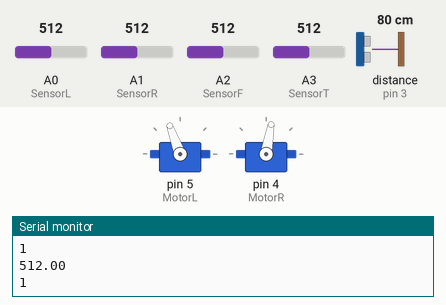
Recording of a sketch running on a simulated Arduino Uno, built with avr-gcc and run on an emulated ATmega328P. Parts: 2 × servo, the last lines printed to the serial monitor. Wiring (inferred from the names in the program): ultrasonic range finder: trigger pin 2; echo pin 3. The inputs (shaded band) are chosen by the test bench; at power-on: distance to the obstacle (sensor on pin 3) 80 cm, A3 (SensorT) = 512, A0 (SensorL) = 512, A1 (SensorR) = 512, A2 (SensorF) = 512. The echo pulse lasts 58.3 µs per cm; random numbers use the default seed unless the sketch sets one.

Above: at 0.97 s.
1.3 s: distance to the obstacle (sensor on pin 3) set to 12 cm
At 1.5 s:
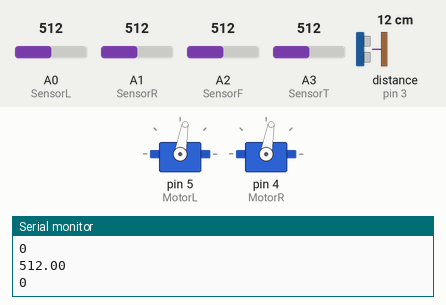
4.3 s: distance to the obstacle (sensor on pin 3) set to 9 cm
At 5.0 s:
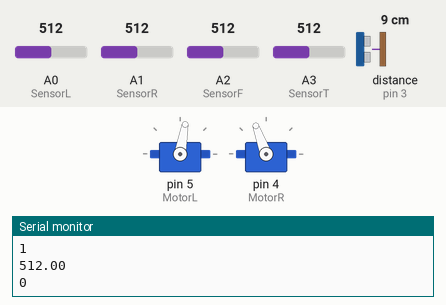
7.3 s: A3 (SensorT) set to 603
10.3 s: A3 (SensorT) set to 622
11.8 s: A3 (SensorT) set to 306
At 14.7 s:
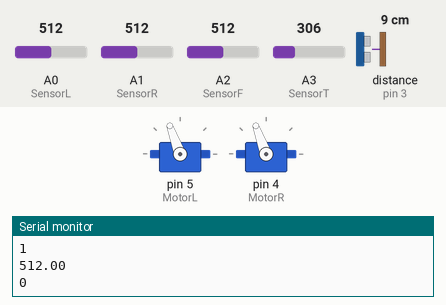
14.8 s: A3 (SensorT) set to 716
Timing chart, 0 to 17.3 s (numbered marks = the images above; inputs shaded):
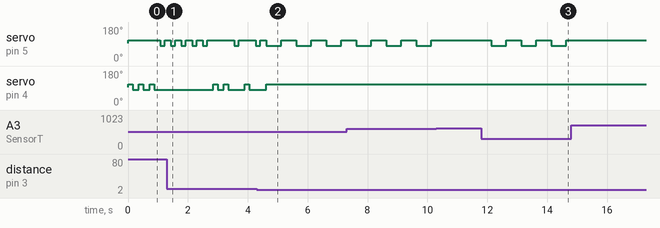

The sketch:

RobotControl_WorkingCommented_6lightsensor_1rangefinder_stop.ino
```cpp
//////////////////////

// This code controls a light-folowing robot which uses an array of light sensor and proximity dectetors to follow light projected on the floor.
// Left and right sensors detect the direction of light, front and back make sure the robot is facing the right way, the range finder prevents the robot
// from bashing against the wall

// SET UP ////////////////////////////////////////////////////////////////////////
#define trigPin 2   // Trigger pin for ultrasound range finder
#define echoPin 3   // Echo pin for ultrasound range finder

// Variables
const int MotorPulse  = 500;  // Motor TTL pulse frequency

// Constants
const int SensorL     = A0;  // Left Light sensor pin
const int SensorR     = A1;  // Right Light sensor pin
const int SensorF     = A2;  // Front Light sensor pin
const int SensorT     = A3;  // Tail Light sensor pin


// Flags
float LeftValue          = 0;   // Flag for readout Left light Sensor
float RightValue         = 0;   // Flag for readout Right light Sensor
float FrontValue         = 0;   // Flag for readout Middle light Sensor
float TailValue          = 0;   // Flag for readout Middle light Sensor
float LeftSpeed          = 1;   // Flag Speed changes MotorPulse to modulate speed
float RightSpeed         = 1;   // Flag Speed changes MotorPulse to modulate speed
int LeftDel              = 0;   // Flag used to modulate left motor speed
int RightDel             = 0;   // Flag used to modulate right motor speed
int FrontDel             = 0;   // Flag used to modulate input from front light sensor
int TailDel              = 0;   // Flag used to modulate input from back light sensor
float TotLight           = 0.0; // Flag used to keep track of total light measured
float ServoMiddle        = 95.0;  // Flag used to modulate servo velocety depending of orientation
float Range              = 15.0;  // Flag used to measure range distance
int DirectionChoice      = 0;     // Flag used to choose direction when random choice is neessary

// Set up servo control
#include <Servo.h>
Servo MotorL;  // create servo object to control a servo
Servo MotorR;  // create servo object to control a servo
int pos = 0;    // variable to store the servo position


// SETUP  //////////////////////////////////////////////////////////////////////////
void setup() {
  MotorL.attach(5);             // Define Left motor
  MotorR.attach(4);             // Define Right motor
  MotorL.write(ServoMiddle);    // Start Left motor
  MotorR.write(ServoMiddle);    // Start Left motor

  // Pin mode for range finder
  pinMode(trigPin, OUTPUT);
  pinMode(echoPin, INPUT);

  // Set up serial monitor
  Serial.begin(9600);
}


// LOOOOOP   /////////////////////////////////////////////////////////////////////////
void loop() {

  ///////// Check input from range finder ///////
  float duration, distance; // Send echo pulse
  digitalWrite(trigPin, LOW);
  delayMicroseconds(2);

  digitalWrite(trigPin, HIGH);
  delayMicroseconds(10);
  digitalWrite(trigPin, LOW);

  duration = pulseIn(echoPin, HIGH); // Determine distance
  distance = (duration / 2) * 0.0344;


  ///////// Read light sensor values and adjust motor speed ///////
  LeftValue = analogRead(SensorL);
  RightValue = analogRead(SensorR);
  FrontValue = analogRead(SensorF);
  TailValue = analogRead(SensorT);
  TotLight = LeftValue + RightValue;

  // Make decision
  if ( (TailValue - FrontValue) / FrontValue > 0.2) {
    // You passed the light, go back
    MotorL.write(110);
    MotorR.write(110);
    delay(750);
  }
  else {
    if ( distance > 10 ) {
      // Not too close to a wall, follow the light!

      // Caluclate how to adjust motor speed to follow light
      LeftDel = (6 * (pow(RightValue / TotLight, 4) * Range) + ServoMiddle);
      RightDel = (ServoMiddle - (6 * pow(LeftValue / TotLight, 4) * Range));

      if (LeftDel > 110)
      {
        LeftDel = 110;
      }
      if (RightDel < 80)
      {
        RightDel = 80;
      }


      Serial.println(FrontValue);
      //Serial.println(RightDel));

      // if you're right under the light you can stop
      if (FrontValue > 10000) {
        MotorL.write(95);
        MotorR.write(95);
      }

      else {
        if ( abs(LeftDel - RightDel) < 12) {
          // Left Right light input difference too small, can't decide where to go
          // Go somewhere at random
          DirectionChoice = random(0, 2);
          Serial.println(DirectionChoice);

          if (DirectionChoice == 1) {
            MotorL.write(110);
            MotorR.write(110);
            delay(150);
            MotorL.write(110);
            MotorR.write(80);
            delay(200);
          }
          else {
            MotorL.write(80);
            MotorR.write(80);
            delay(150);
            MotorL.write(110);
            MotorR.write(80);
            delay(200);
          }
        }
        else {
          // We know where to go!
          MotorL.write(LeftDel);
          MotorR.write(RightDel);
          delay(100);
        }

      }
    }
    else {
      // If close to wall, back off and turn around
      MotorL.write(80);
      MotorR.write(110);
      delay(500);
      MotorL.write(110);
      MotorR.write(110);
      delay(500);
    }
  }


}
```

Measured:
- the behaviour switches between 11 and 10 cm on distance to the obstacle (sensor on pin 3) (found by bisection; images 1 and 2)
- after the input at 10.3 s, every drawn part: stays the same
- after the input at 11.8 s, servo on pin 5 (MotorL): alternates 110° for 0.50 s and 80° for 0.50 s, starting after 0.33 s
- after the input at 14.8 s, every drawn part: stays the same
- by itself, servo on pin 5 (MotorL): alternates 110° for 0.50 s and 80° for 0.50 s
